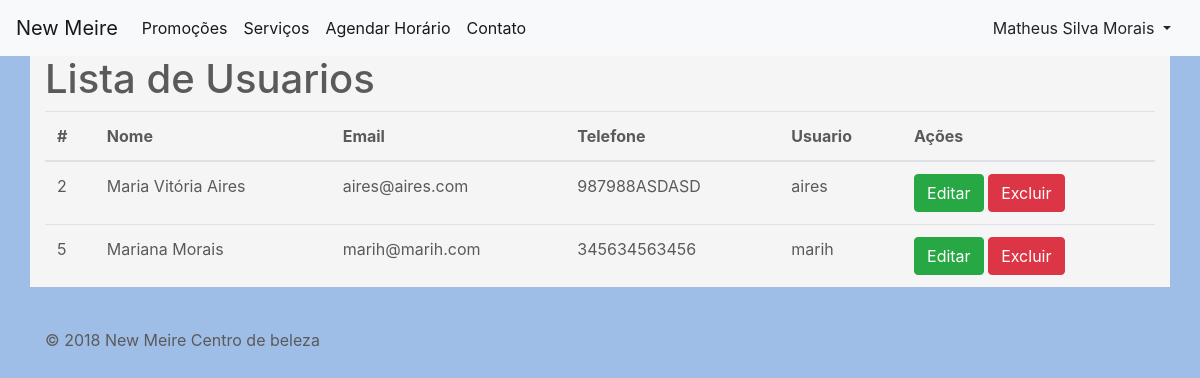
The app's page /accounts/lista-usuarios/ (signed in) with its own data.
### Accounts/models.py (models this page shows, shortened)
class Usuario(models.Model):
    cpf = models.CharField(max_length=11, verbose_name= 'CPF', blank=False)
    rg = models.CharField(max_length=7, verbose_name='RG', blank=False)
    telefone = models.CharField(max_length=12,verbose_name='Telefone', blank=False)
    user = models.ForeignKey(User, on_delete=models.CASCADE)

### Accounts/views.py (the view)
@login_required
def lista_usuarios(request):
    if request.user.is_superuser:
        usuarios = Usuario.objects.all()
        return render(request, 'accounts/lista_usuarios.html', {'usuarios': usuarios})
    else:
        return redirect('error-404')

### Accounts/templates/accounts/lista_usuarios.html (shortened to what this page needs)
{% extends "index.html" %}
{% block Body %}
{% if user.is_authenticated %}
{% if user.is_superuser %}
        <h1>Lista de Usuarios</h1>
        {% if usuarios %}
            <table class="table">
                <thead>
                    <tr>
                        <th>#</th>
                        <th>Nome</th>
                        <th>Email</th>
                        <th>Telefone</th>
                        <th>Usuario</th>
                        <th colspan="2">Ações</th>
                    </tr>
                </thead>
                <tbody>
                    {% for u in usuarios %}
                        <tr>
                            <td>{{u.id}}</td>
                            <td>{{u.user.get_full_name}}</td>
                            <td>{{u.user.email}}</td>
                            <td>{{u.telefone}}</td>
                            <td>{{u.user.username}}</td>
                            <td>
                                <a href="{% url 'accounts:update-usuario' u.id %}" class="btn btn-success">Editar</a>
                                <a href="{% url 'accounts:delete-usuario' u.id %}" class="btn btn-danger">Excluir</a>
                            </td>
                        </tr>
                    {% endfor %}
                </tbody>
            </table>
        {% else %}
            <div class="alert alert-info">
                <p>Ainda não cadastrou nenhum usuario!</p>
            </div>
        {% endif %}
{% endif %}{% endif %}
{% endblock Body %}

### core/templates/index.html (shortened to what this page needs)
{% load staticfiles %}
<!DOCTYPE HTML>
<html lang="pt">
<head>
    <link href="{% static "css/bootstrap.min.css" %}" rel="stylesheet">
    <link href="{% static "css/carousel.css" %}" rel="stylesheet">
    <link href="{% static "css/estilo-proprio.css" %}" rel="stylesheet">
</head>
<body>
    {% if user.is_authenticated %} {% if user.is_superuser %}
    <nav class="navbar navbar-expand-lg navbar-light bg-light fixed-top">
        <a class="navbar-brand" href="{% url 'core' %}">New Meire</a>
        <div class="collapse navbar-collapse" id="navbarsExampleDefault">
            <ul class="navbar-nav mr-auto">
                <li class="nav-item active">
                    <a class="nav-link" href="{% url 'promoções:lista-promocoes'%}">Promoções</a>
                </li>
                <li class="nav-item active">
                    <a class="nav-link" href="{% url 'servico:lista-servicos'%}">Serviços</a>
                </li>
                <li class="nav-item active">
                    <a class="nav-link" href="{% url 'agenda:lista-horario' %}">Agendar Horário</a>
                </li>
                <li class="nav-item active">
                    <a class="nav-link" href="{% url 'contato'%}">Contato</a>
                </li>
            </ul>
            <div class="btn-group" role="group">
                <button type="button" class="btn btn-light dropdown-toggle" data-toggle="dropdown" aria-haspopup="true"
                    aria-expanded="false">
                    {% if user.is_authenticated %}{{user.get_full_name|default:user.username}}{% endif %}
                </button>
            </div>
        </div>
    </nav>
    {% endif %} {% endif %}
    <div class="container" style="background-color: #f5f5f5; position: relative; bottom:25px;">
        {% block Body %}{% endblock Body %}
    </div>
    <footer class="container">
        <p>&copy; 2018 New Meire Centro de beleza</p>
    </footer>
</body>
</html>

### core/static/css/carousel.css (style rules this page uses)
body { padding-top: 3rem; padding-bottom: 3rem; color: #5a5a5a; }

### core/static/css/estilo-proprio.css (style rules this page uses)
body { padding-top: 5rem; background-color: #9fbee7; }

### records on screen
Usuario: id "2", user.get_full_name "Maria Vitória Aires", user.email "aires@aires.com", telefone "987988ASDASD", user.username "aires"
Usuario: id "5", user.get_full_name "Mariana Morais", user.email "marih@marih.com", telefone "345634563456", user.username "marih"

### other values on screen
{{ user.get_full_name|default:user.username }} "Matheus Silva Morais"
